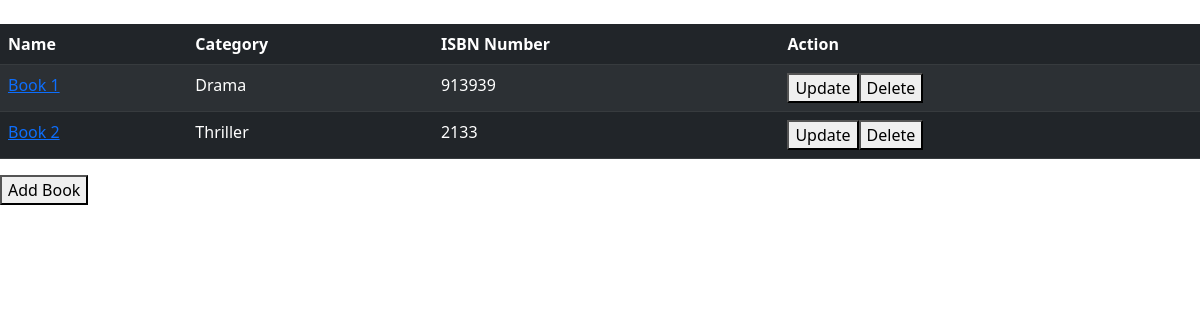
The app's page /sites/book.php, older data.
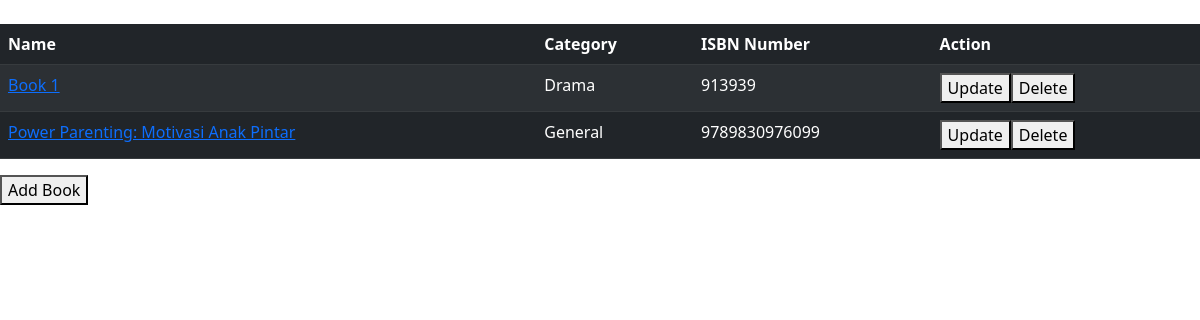
The same page, newer data.
### tables this page shows
CREATE TABLE `book` (
  `ID` int(11) NOT NULL,
  `Name` varchar(100) NOT NULL,
  `Category` varchar(100) NOT NULL,
  `PublishDate` date NOT NULL,
  `Author` varchar(100) NOT NULL,
  `Description` varchar(1000) NOT NULL,
  `ISBNNumber` varchar(100) NOT NULL,
  `Image` text NOT NULL,
  `PublishPlace` varchar(100) NOT NULL,
  `Price` decimal(10,0) NOT NULL
);

### sites/repositories/library-repository.php (called while the page is built, shortened)
<?php
function getDatabaseConnection()
{
    $servername = "localhost";
    $username = "root";
    $password = "";
    $dbname = "library";
    $conn = new mysqli($servername, $username, $password, $dbname);
    return $conn;
}
function getAllBook() {
    $conn = getDatabaseConnection();
    $sql = "SELECT ID, Name, Category, ISBNNumber " .
            "FROM book ";
    $result = $conn->query($sql);
    return $result;
}
?>

### sites/book.php (the view, shortened to what this page needs)
<!DOCTYPE html>
<html>
<head>
	<link rel="stylesheet" type="text/css" href="css/mystyle.css">
	<link rel="stylesheet" type="text/css" href="css/userstyle.css">
	<link href="https://cdn.jsdelivr.net/npm/bootstrap@5.3.0-alpha1/dist/css/bootstrap.min.css" rel="stylesheet">
</head>
<body>
	<?php
	require("repositories/library-repository.php");
	$errorMessage = "";
	if ($_SERVER["REQUEST_METHOD"] == "GET") {
		try {
			$listBook = getAllBook();
		} catch (Exception $ex) {
			$errorMessage += "<br>Issue fetching borrowing data!";
		}
	}
	?>
	<br>
	<table class="table table-dark table-striped" style="margin-left: 0;">
		<thead>
			<tr>
				<th>Name</th>
				<th>Category</th>
				<th>ISBN Number</th>
				<th>Action</th>
			</tr>
		</thead>
		<tbody>
			<?php
			while ($row = $listBook->fetch_assoc()) {
				echo "<tr><td><a href=viewdetailbook.php?ID=" . $row["ID"] . ">" . $row["Name"] . "</a></td>" .
					"<td>" . $row["Category"] . "</td>" .
					"<td>" . $row["ISBNNumber"] . "</td>";
				echo "<td><button onclick=" . "window.location='book_update.php?ID=" . $row["ID"] ."';" . ">Update</button>";
				echo "<button onclick=" . "window.location='book_delete.php?ID=" . $row["ID"] ."';" . ">Delete</button></td></tr>";
			}
			?>
		</tbody>
	</table>
	<button onclick="window.location='book_add.php';">Add Book</button>
</body>
</html>

### sites/css/mystyle.css (style rules this page uses)
body { background-color: #F9FAF5; font-family: arial, sans-serif; }
a { color: black; text-decoration: none; }

### sites/css/userstyle.css (style rules this page uses)
table { width: 70%; margin-left: 15%; margin-right: 15%; }

Row changes from the older to the newer data that the page shows:
removed book: Name "Book 2", Category "Thriller", ISBNNumber "2133"
added book: Name "Power Parenting: Motivasi Anak Pintar", Category "General", ISBNNumber "9789830976099"
